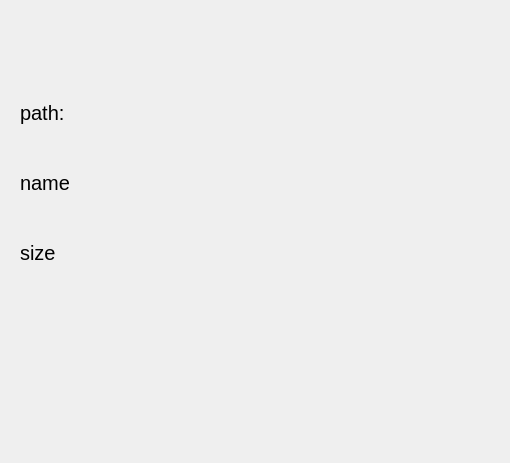
<?xml version="1.0" encoding="UTF-8"?>
<ui version="4.0">
 <class>About_entity</class>
 <widget class="QWidget" name="About_entity">
  <property name="geometry">
   <rect>
    <x>0</x>
    <y>0</y>
    <width>510</width>
    <height>463</height>
   </rect>
  </property>
  <property name="windowTitle">
   <string>Form</string>
  </property>
  <widget class="QWidget" name="">
   <property name="geometry">
    <rect>
     <x>20</x>
     <y>240</y>
     <width>431</width>
     <height>26</height>
    </rect>
   </property>
   <layout class="QHBoxLayout" name="horizontalLayout_3">
    <item>
     <widget class="QLabel" name="label_3">
      <property name="font">
       <font>
        <pointsize>15</pointsize>
       </font>
      </property>
      <property name="text">
       <string>size</string>
      </property>
     </widget>
    </item>
    <item>
     <widget class="QLabel" name="about_right_3">
      <property name="font">
       <font>
        <pointsize>15</pointsize>
       </font>
      </property>
      <property name="text">
       <string/>
      </property>
     </widget>
    </item>
   </layout>
  </widget>
  <widget class="QWidget" name="">
   <property name="geometry">
    <rect>
     <x>20</x>
     <y>170</y>
     <width>431</width>
     <height>26</height>
    </rect>
   </property>
   <layout class="QHBoxLayout" name="horizontalLayout_2">
    <item>
     <widget class="QLabel" name="label_2">
      <property name="font">
       <font>
        <pointsize>15</pointsize>
       </font>
      </property>
      <property name="text">
       <string>name</string>
      </property>
     </widget>
    </item>
    <item>
     <widget class="QLabel" name="about_right_2">
      <property name="font">
       <font>
        <pointsize>15</pointsize>
       </font>
      </property>
      <property name="text">
       <string/>
      </property>
     </widget>
    </item>
   </layout>
  </widget>
  <widget class="QWidget" name="">
   <property name="geometry">
    <rect>
     <x>20</x>
     <y>100</y>
     <width>431</width>
     <height>26</height>
    </rect>
   </property>
   <layout class="QHBoxLayout" name="horizontalLayout">
    <item>
     <widget class="QLabel" name="label">
      <property name="font">
       <font>
        <pointsize>15</pointsize>
       </font>
      </property>
      <property name="text">
       <string>path:</string>
      </property>
     </widget>
    </item>
    <item>
     <widget class="QLabel" name="about_right_1">
      <property name="font">
       <font>
        <pointsize>15</pointsize>
       </font>
      </property>
      <property name="text">
       <string/>
      </property>
     </widget>
    </item>
   </layout>
  </widget>
  <widget class="QWidget" name="">
   <property name="geometry">
    <rect>
     <x>20</x>
     <y>310</y>
     <width>431</width>
     <height>26</height>
    </rect>
   </property>
   <layout class="QHBoxLayout" name="horizontalLayout_4">
    <item>
     <widget class="QLabel" name="label_4">
      <property name="font">
       <font>
        <pointsize>15</pointsize>
       </font>
      </property>
      <property name="text">
       <string/>
      </property>
     </widget>
    </item>
    <item>
     <widget class="QLabel" name="about_right_4">
      <property name="font">
       <font>
        <pointsize>15</pointsize>
       </font>
      </property>
      <property name="text">
       <string/>
      </property>
     </widget>
    </item>
   </layout>
  </widget>
 </widget>
 <resources/>
 <connections/>
</ui>
